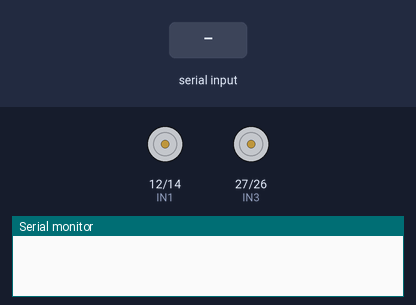
A sketch run on a simulated ESP32. Shown: motor-driver pin pairs drawn as motors (green arrow = first pin HIGH = forward, orange = second pin HIGH = backward, longer = more drive), the last lines printed to the serial monitor. Inputs (shaded band) come from the test bench.

Above: at 1.2 s.
1.3 s: "Right\n" received over Serial
At 2.3 s:
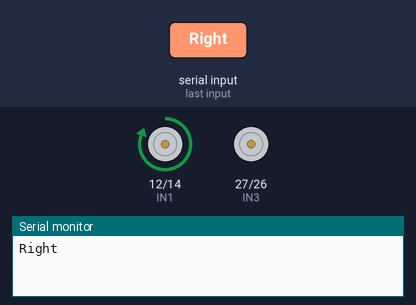
2.8 s: "Left\n" received over Serial
At 3.4 s:
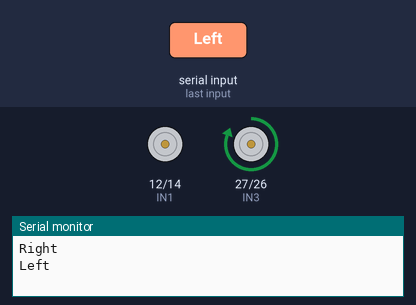
4.3 s: "Center\n" received over Serial
At 5.7 s:
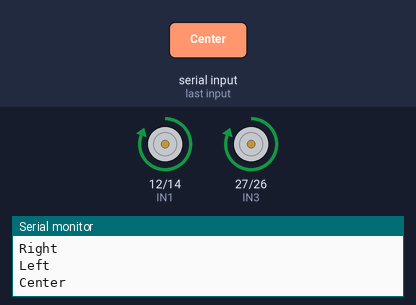
Timing chart, 0 to 7.3 s (numbered marks = the images above; inputs shaded):
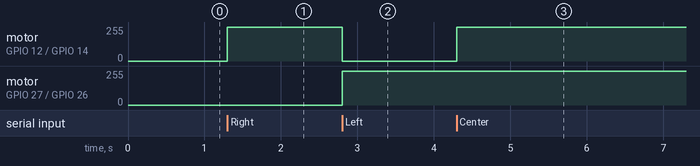

The sketch:

basecode.ino
```cpp
#define IN1 12
#define IN2 14
#define IN3 27
#define IN4 26
void setup() {
  pinMode(IN1,OUTPUT);
  pinMode(IN2,OUTPUT);
  pinMode(IN3,OUTPUT);
  pinMode(IN4,OUTPUT);
  Serial.begin(115200);
}

void loop() {
  if (Serial.available()) {
    String message = Serial.readStringUntil('\n'); // Read data until newline character
    Serial.println(message);
    if(message == "Right"){
      digitalWrite(IN1,HIGH);
      digitalWrite(IN2,LOW);
      digitalWrite(IN3,LOW);
      digitalWrite(IN4,LOW);
    }
    if(message == "Left"){
      digitalWrite(IN1,LOW);
      digitalWrite(IN2,LOW);
      digitalWrite(IN3,HIGH);
      digitalWrite(IN4,LOW);
    }
    if(message == "Center"){
      digitalWrite(IN1,HIGH);
      digitalWrite(IN2,LOW);
      digitalWrite(IN3,HIGH);
      digitalWrite(IN4,LOW);
    }
  }
}
```

Measured:
- after the input at 1.3 s, motor on GPIO 12 (IN1) / GPIO 14 (IN2): stopped → forward 255/255 at once
- after the input at 2.8 s, motor on GPIO 12 (IN1) / GPIO 14 (IN2): forward 255/255 → stopped at once; motor on GPIO 27 (IN3) / GPIO 26 (IN4): stopped → forward 255/255 at once
- after the input at 4.3 s, motor on GPIO 12 (IN1) / GPIO 14 (IN2): stopped → forward 255/255 at once
